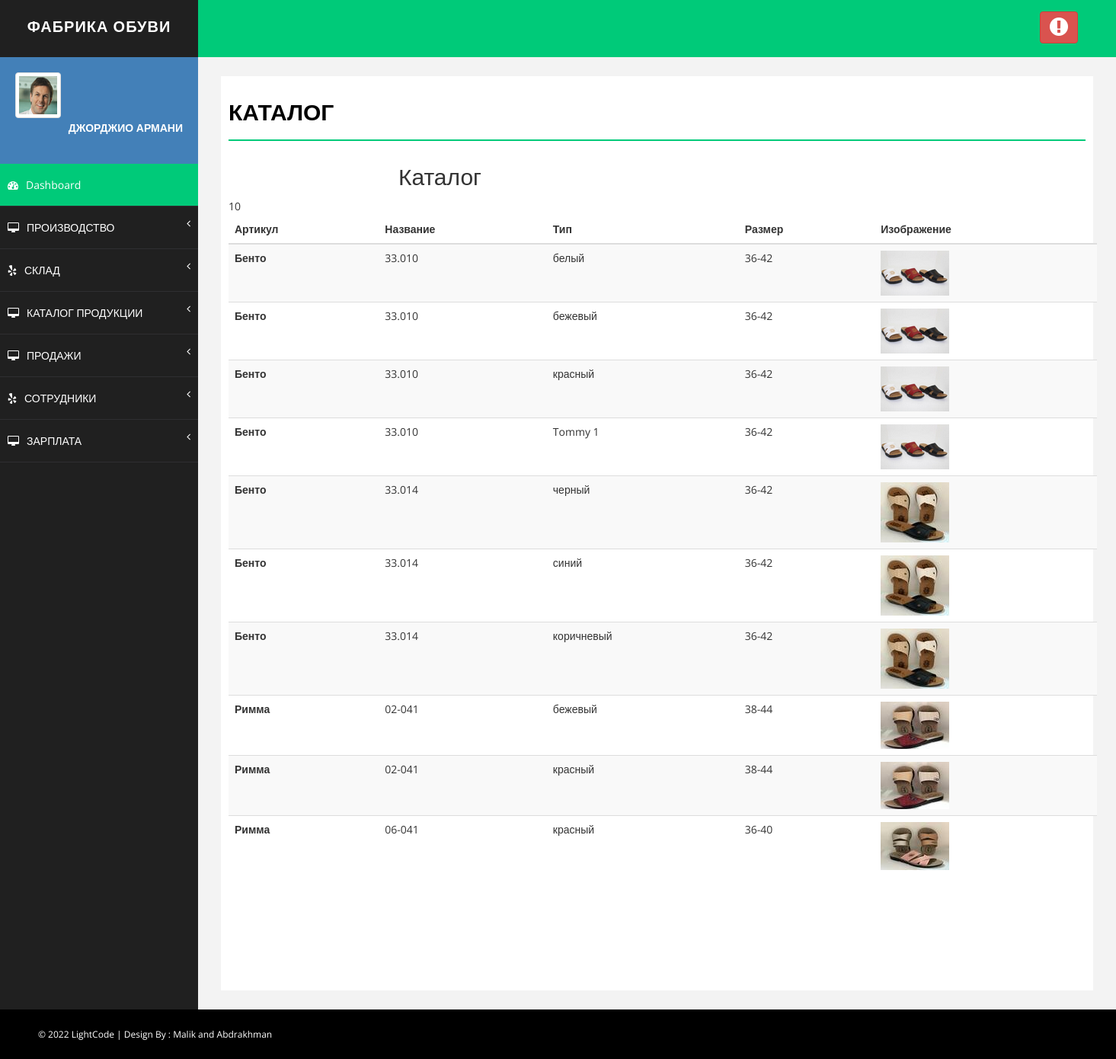
Page /catalogue on the committed database.
### manufacture/models.py (models this page shows, shortened)
class Catalogue(models.Model):
    model = models.CharField(max_length=100, verbose_name='Модель')  # Артикул модели
    image = models.ImageField(upload_to='media/products/%Y/%m/%d', blank=True, verbose_name="Фото")  # Фото товара
    code = models.CharField(max_length=100, blank=True, null=True, verbose_name="Код")  # Название модели
    color = models.CharField(max_length=100, verbose_name="Цвет")  # Тип модели обуви(цвета, отделка, и т.д.)
    size = models.CharField(max_length=100, verbose_name="Размеры")  # Размерная сетка
    @property
    def image_url(self):
        if self.image and hasattr(self.image, 'url'):
            return self.image.url

### manufacture/views.py (the view)
# urls.py: path('catalogue', view_catalogue, name='catalogue'),
def view_catalogue(request):
    catalogue = Catalogue.objects.all()
    return render(request, 'manufacture/catalogue.html', {'catalogue': catalogue})

### manufacture/templates/manufacture/catalogue.html (shortened to what this page needs)
{% extends 'base.html' %}
{% load static %}
{% block content %}
 <div id="page-wrapper">
            <div id="page-inner">
                <div class="row">
                    <div class="col-md-12">
                        <h1 class="page-head-line">Каталог</h1>
					</div>
	<body>
<section class="ftco-section">
		<div class="container">
			<div class="row justify-content-center">
				<div class="col-md-6 text-center mb-5">
					<h2 class="heading-section">Каталог</h2>
				</div>
			</div>
			<div class="row">
				<div class="col-md-12">
					<div class="table-wrap">
						<table class="table table-striped">
						  <thead>
						    <tr>
						      <th>Артикул</th>
						      <th>Название</th>
						      <th>Тип</th>
						      <th>Размер</th>
						      <th>Изображение</th>
						    </tr>
						  </thead>
						  <tbody>
						  {% for item in catalogue %}
						    <tr>
						      <th >{{ item.model }}</th>
								<td>{{ item.code }}</td>
						      <td>{{ item.color }}</td>
						      <td>{{ item.size }}</td>
						      <td><img src="{{ item.image_url|default_if_none:'#' }}" alt=""></td>
						    </tr>
						  {% endfor %}
						  </tbody>
						</table>
					</div>
				</div>
			</div>
		</div>
	</section>
            </div>
        </div>
	</html>
{% endblock %}

### config/static/assets/css/basic.css (style rules this page uses)
body { font-family: 'Open Sans', sans-serif; line-height:25px; }
#page-wrapper { padding: 15px 15px; min-height: 600px; background: #F3F3F3; }
#page-inner { width: 100%; margin: 10px 20px 10px 0px; background-color: #fff!important; padding: 10px; min-height: 1200px; }
.page-head-line { font-size: 30px; text-transform: uppercase; color: #000; font-weight: 800; padding-bottom: 20px; border-bottom: 2px solid #00CA79; margin-bottom: 10px; }
@media (min-width:768px) { #page-wrapper { margin: 0 0 0 260px; padding: 15px 30px; min-height: 1200px; } }

### rows in the picture
Catalogue: model "Бенто", code "33.010", color "белый", size "36-42", image_url (picture)
Catalogue: model "Бенто", code "33.010", color "бежевый", size "36-42", image_url (picture)
Catalogue: model "Бенто", code "33.010", color "красный", size "36-42", image_url (picture)
Catalogue: model "Бенто", code "33.010", color "Tommy 1", size "36-42", image_url (picture)
Catalogue: model "Бенто", code "33.014", color "черный", size "36-42", image_url (picture)
Catalogue: model "Бенто", code "33.014", color "синий", size "36-42", image_url (picture)
Catalogue: model "Бенто", code "33.014", color "коричневый", size "36-42", image_url (picture)
Catalogue: model "Римма", code "02-041", color "бежевый", size "38-44", image_url (picture)
Catalogue: model "Римма", code "02-041", color "красный", size "38-44", image_url (picture)
Catalogue: model "Римма", code "06-041", color "красный", size "36-40", image_url (picture)
